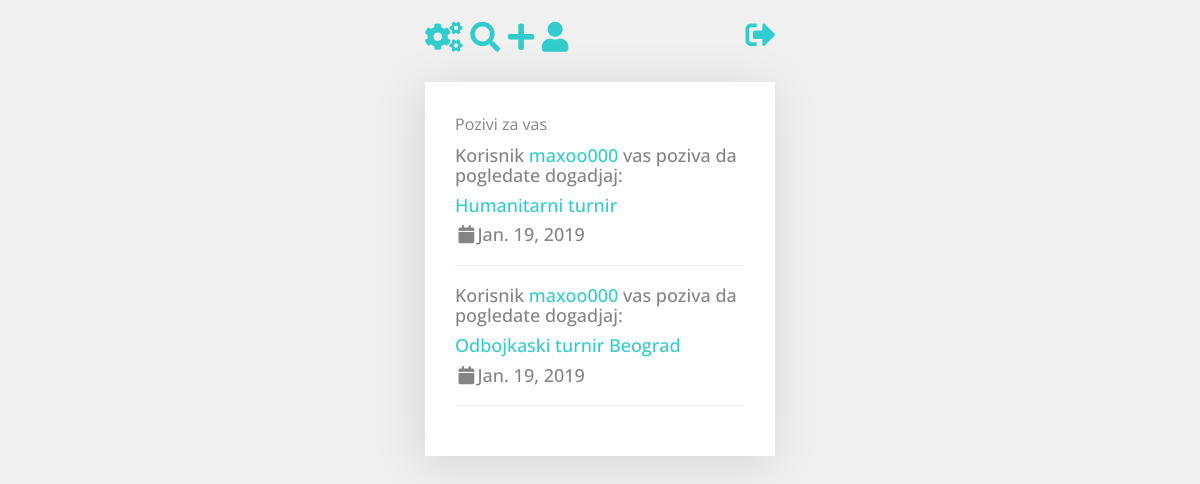
The page /dogadjaji/pozivi/ (signed in) on the database its author committed.
### dogadjaji/models.py (models this page shows)
class Poziv(models.Model):
    status_prijave = (("Nije pogledano", "Nije pogledano"), ("Jeste pogledano", "Jeste pogledano"))
    pozvao = models.ForeignKey(User, on_delete=models.CASCADE, unique=False)
    ko_je_pozvan = models.ForeignKey(Clanovi, on_delete=models.CASCADE, unique=False)
    koji_dogadjaj = models.ForeignKey(Dogadjaji, on_delete=models.CASCADE, unique=False)
    pogledano = models.CharField(max_length=100, default="Nije pogledano", choices=status_prijave)
    datum = models.DateField(default=timezone.now)

class Dogadjaji(models.Model):
    TIME_ZONE = 'Europe/Belgrade'
    sportovi = (("Fudbal", "Fudbal"), ("Kosarka", "Kosarka"), ("Tenis", "Tenis"),
                ("Odbojka", "Odbojka"), ("Rukomet", "Rukomet"), ("Stoni tenis", "Stoni tenis"), ("Bilijar", "Bilijar"))
    novac = (("Nema nagrada", "Nema nagrada"), ("Ima nagrada", "Ima nagrada"))
    gradovi = (('Beograd', 'Beograd'), ('Valjevo', 'Valjevo'), ('Vranje', 'Vranje'), ('Zaječar', 'Zaječar'),
               ('Zrenjanin', 'Zrenjanin'), ('Jagodina', 'Jagodina'), ('Kragujevac', 'Kragujevac'),
               ('Kraljevo', 'Kraljevo'), ('Kruševac', 'Kruševac'), ('Leskovac', 'Leskovac'), ('Loznica', 'Loznica'),
               ('Niš', 'Niš'), ('Novi Pazar', 'Novi Pazar'), ('Novi Sad', 'Novi Sad'), ('Pančevo', 'Pančevo'),
               ('Požarevac', 'Požarevac'), ('Priština', 'Priština'), ('Smederevo', 'Smederevo'), ('Sombor', 'Sombor'),
               ('Sremska Mitrovica', 'Sremska Mitrovica'), ('Subotica', 'Subotica'), ('Užice', 'Užice'),
               ('Čačak', 'Čačak'), ('Šabac', 'Šabac'), ('Pirot', 'Pirot'))
    organizator = models.ForeignKey(Clanovi, on_delete=models.CASCADE, unique=False)
    datum_kreiranja = models.DateField(default=timezone.now)
    naziv = models.CharField(max_length=150, blank=False, null=False)
    datum_odrzavanja = models.DateField()
    opis = models.TextField(max_length=1000, blank=False, null=False)
    potrebno_igraca = models.PositiveIntegerField(validators=[MinValueValidator(1)])
    novcana_nagrada = models.CharField(max_length=100, choices=novac, default="Nema novcane nagrade")
    novac_za_prijavu = models.PositiveIntegerField()
    grad = models.CharField(max_length=254, default="Nije naveden grad", choices=gradovi)
    mesto = models.CharField(max_length=150, blank=False)
    odrzano = models.BooleanField(default=False)
    sport = models.CharField(max_length=254, choices=sportovi, blank=False, null=False, default='Fudbal')
    ima_igraca = models.PositiveIntegerField(null=False, default=0)

### dogadjaji/views.py (the view)
# urls.py: path('pozivi/', views.pozivi, name='pozivi'),
@login_required
def pozivi(request):
    user = request.user
    clan = Clanovi.objects.get(user=user)
    pozivi = Poziv.objects.filter(ko_je_pozvan=clan).order_by('-id')
    for poziv in pozivi:
        if poziv.pogledano == "Jeste pogledano":
            continue
        poziv.pogledano = "Jeste pogledano"
        poziv.save()
    print(pozivi)
    return render(request, 'dogadjaji/pozivi.html', {"pozivi": pozivi})

### dogadjaji/templates/dogadjaji/pozivi.html (shortened to what this page needs)
{% load staticfiles %}
<!DOCTYPE html>
<html>
<head>
    <link rel="stylesheet" href="https://use.fontawesome.com/releases/v5.5.0/css/all.css"
>
    <link rel="stylesheet" href="https://maxcdn.bootstrapcdn.com/bootstrap/4.0.0/css/bootstrap.min.css"
>
    <link rel="stylesheet" href="{% static 'css/bootstrap.min.css' %}">
    <link rel="stylesheet" href="{% static 'css/animate.css' %}">
    <link rel="stylesheet" href="{% static 'css/style.css' %}">
</head>
<body>
<div class="container">
    <div class="row">
        <div class="col-md-4 col-md-offset-4">
            <h2 style="margin-bottom: -10%;">
                <a href="{% url 'korisnici:podesavanja' %}" style="text-decoration:none;"
                   class="fas fa-cogs w3-margin-right w3-text-teal" title="Podesavanja naloga"></a>
                <a href="{% url 'dogadjaji:pretraga' %}" style="text-decoration:none;"
                   class="fas fa-search w3-margin-right w3-text-teal" title="Pretrazuj"></a>
                <a href="{% url 'dogadjaji:nov' %}" style="text-decoration:none;"
                   class="fas fa-plus w3-margin-right w3-text-teal" title="Organizuj dogadjaj"></a>
                <a href="{% url 'korisnici:clanInfo' %}" style="text-decoration:none;"
                   class="fas fa-user w3-margin-right w3-text-teal" title="Vrati se na profil"></a>
                <a href="{% url 'logoutPage' %}" style="text-decoration:none; float: right;"
                   class="fas fa-sign-out-alt w3-margin-right w3-text-teal" title="Odjavi se"></a>
            </h2>
            <div class="fh5co-form animate-box" data-animate-effect="fadeIn">
                <p>Pozivi za vas</p>
                {% if pozivi %}
                    {% for poziv in pozivi %}
                    <h4>Korisnik <a href="{% url 'korisnici:pregled' usid=poziv.pozvao.id%}" target="_blank">{{ poziv.pozvao.username }}</a> vas poziva da pogledate dogadjaj:</h4>
                        <h4><a href="{% url 'dogadjaji:pregled_dogadjaja' id_dog=poziv.koji_dogadjaj.id%}" target="_blank">{{ poziv.koji_dogadjaj.naziv }}</a></h4>
                        <h4 class="w3-text-teal"><i
                                        class="fa fa-calendar fa-fw w3-margin-right "></i>{{ poziv.datum }}
                                </h4>
                        <hr>
                    {% endfor %}
                {% else %}
                    <br>
                    <h4>Nemate poziva na cekanju</h4>
                {% endif %}
            </div>
        </div>
    </div>
</div>
</body>
</html>

### static/css/style.css (style rules this page uses)
body { font-family: "Open Sans", Arial, sans-serif; line-height: 1.5; font-size: 16px; color: #848484; background-color: #f0f0f0; }
a { color: #33cccc; -moz-transition: all 0.3s ease; -o-transition: all 0.3s ease; -webkit-transition: all 0.3s ease; -ms-transition: all 0.3s ease; transition: all 0.3s ease; }
.fh5co-form { padding: 30px; margin-top: 4em; -webkit-box-shadow: -4px 7px 46px 2px rgba(0, 0, 0, 0.1); -moz-box-shadow: -4px 7px 46px 2px rgba(0, 0, 0, 0.1); -o-box-shadow: -4px 7px 46px 2px rgba(0, 0, 0, 0.1); box-shadow: -4px 7px 46px 2px rgba(0, 0, 0, 0.1); background: #ffffff; }
.js .animate-box { opacity: 0; }

### rows shown on the page
Poziv: pozvao.username "maxoo000", koji_dogadjaj.naziv "Humanitarni turnir", datum "Jan. 19, 2019"
Poziv: pozvao.username "maxoo000", koji_dogadjaj.naziv "Odbojkaski turnir Beograd", datum "Jan. 19, 2019"
